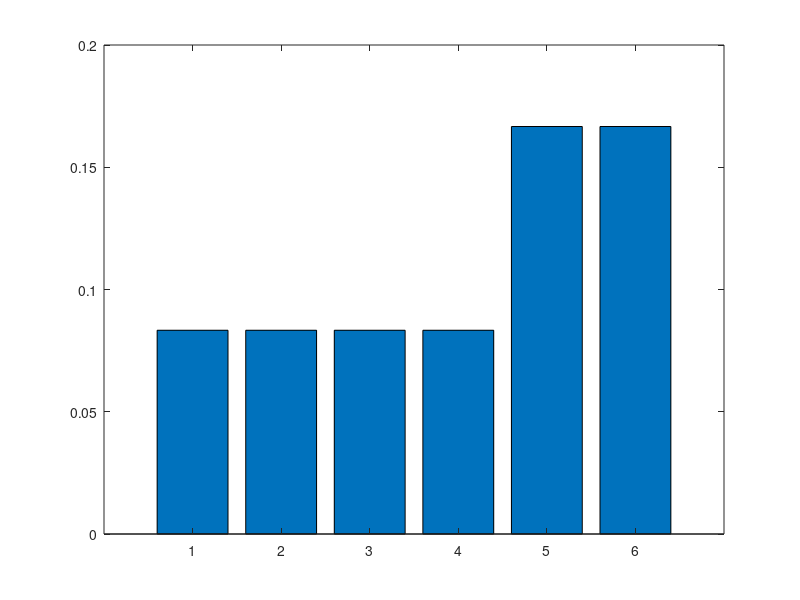

Recreate this plot in MATLAB. (Note: this script raises an error after producing the figure.)
%Aufgabe 1.1
%Mögliche Augenzahlen
X = [1,2,3,4,5,6];

%Vektor an Wahrscheinlichkeiten
W = [1./12, 1./12, 1./12, 1./12, 1./6, 1./6];

bar(X, W);
%stem(X,W);

%Aufgabe1.2
summeWahr = sum(W);

if summeWahr == 1
    disp("Die Summe der Wahrscheinlickeiten beträgt: 1. Es handelt sich um eine Wahrscheinlickeitsverteilung.");
else
    disp("Die Summe der Wahrscheinlickeiten beträgt: " + summeWahr + ". Es handelt sich nicht um eine Wahrscheinlickeitsverteilung.");
end

%Aufgabe1.3
differenz = 1 - summeWahr;

W = [1./12, 1./12, 1./12, 1./12, 1./6, 1./6 + differenz];
summeWahr = sum(W);

if summeWahr == 1
    disp("Die Summe der Wahrscheinlickeiten beträgt: 1. Es handelt sich um eine Wahrscheinlickeitsverteilung.");
else
    disp("Die Summe der Wahrscheinlickeiten beträgt: " + summeWahr + ". Es handelt sich nicht um eine Wahrscheinlickeitsverteilung.");
end

%Aufgabe 1.4
for i = 1 : 10
    zahl = wuerfelexperiment(W);
    disp("Die gewürfelte Zahl im " + i + ". Wurf lautet: " + zahl);
end

%Aufgabe1.5
%stichUmfang = 10;
%stichUmfang = 50;
%stichUmfang = 100;
%stichUmfang = 1000;
%stichUmfang = 10000;
stichUmfang = 100000;
stichproben = zeros(1,6);

for i = 1 : stichUmfang
    zahl = wuerfelexperiment(W);
    stichproben(1,zahl) = stichproben(1,zahl) + 1;
end

disp("Die Stichproben lauten: ");
disp(stichproben);

relHaeufig = stichproben(1:1:6) ./ stichUmfang;

disp("Die Relativen Häufigkeiten lauten: ");
disp(relHaeufig);

bar(X,relHaeufig);

%Die Werte der, aus der Stichprobe errechneten, relativen Häufigkeiten nähern
%sich den realen Werten der Wahrscheinlichkeinen an. Je größer die
%Stichprobe desto näher ist man an der realen Wahrscheinlichkeit.

